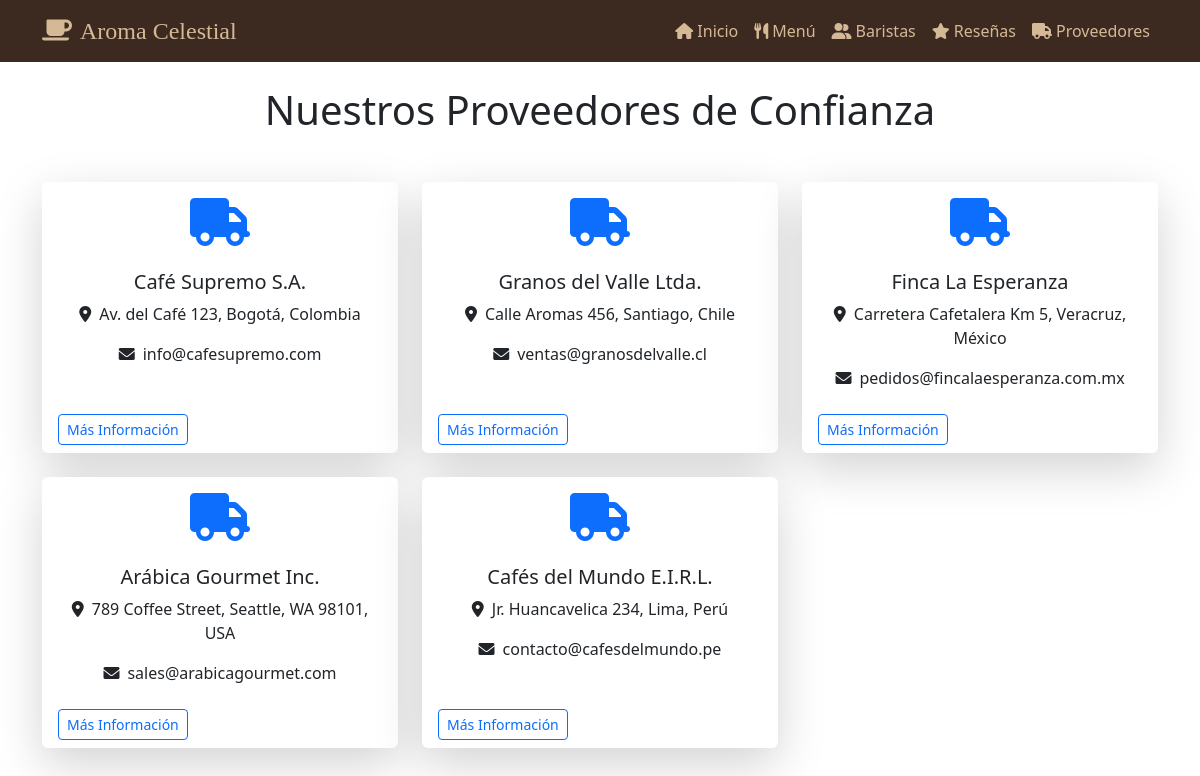
Screenshot of /proveedores/ with the database file from the repository.
### myapp/models.py (models this page shows, shortened)
class Proveedor(models.Model):
    id = models.AutoField(primary_key=True)
    nombre = models.CharField(max_length=100)
    contacto = models.CharField(max_length=100)
    direccion = models.CharField(max_length=100)

### myapp/views.py (the view)
# urls.py: path('proveedores/', views.proveedores, name='proveedores'),
def proveedores(request):
    proveedores = Proveedor.objects.all()
    return render(request, 'proveedores.html', {'proveedores': proveedores})

### myapp/templates/proveedores.html (shortened to what this page needs)
{% extends 'base.html' %}
{% load static %}
{% block content %}
<h1 class="text-center mb-5">Nuestros Proveedores de Confianza</h1>
<div class="row row-cols-1 row-cols-md-3 g-4">
    {% for proveedor in proveedores %}
    <div class="col">
        <div class="card h-100 border-0 shadow-lg">
            <div class="card-body text-center">
                <div class="mb-4">
                    <i class="fas fa-truck fa-3x text-primary"></i>
                </div>
                <h5 class="card-title">{{ proveedor.nombre }}</h5>
                <p class="card-text">
                    <i class="fas fa-map-marker-alt me-2"></i>{{ proveedor.direccion }}
                </p>
                <p class="card-text">
                    <i class="fas fa-envelope me-2"></i>{{ proveedor.contacto }}
                </p>
            </div>
            <div class="card-footer bg-transparent border-0">
                <button class="btn btn-outline-primary btn-sm" data-bs-toggle="modal" data-bs-target="#proveedorModal{{ proveedor.id }}">
                    Más Información
                </button>
            </div>
        </div>
    </div>
    {% endfor %}
</div>
{% endblock %}

### rows the page displays
Proveedor: nombre "Café Supremo S.A.", direccion "Av. del Café 123, Bogotá, Colombia", contacto "info@cafesupremo.com"
Proveedor: nombre "Granos del Valle Ltda.", direccion "Calle Aromas 456, Santiago, Chile", contacto "ventas@granosdelvalle.cl"
Proveedor: nombre "Finca La Esperanza", direccion "Carretera Cafetalera Km 5, Veracruz, México", contacto "pedidos@fincalaesperanza.com.mx"
Proveedor: nombre "Arábica Gourmet Inc.", direccion "789 Coffee Street, Seattle, WA 98101, USA", contacto "sales@arabicagourmet.com"
Proveedor: nombre "Cafés del Mundo E.I.R.L.", direccion "Jr. Huancavelica 234, Lima, Perú", contacto "contacto@cafesdelmundo.pe"
